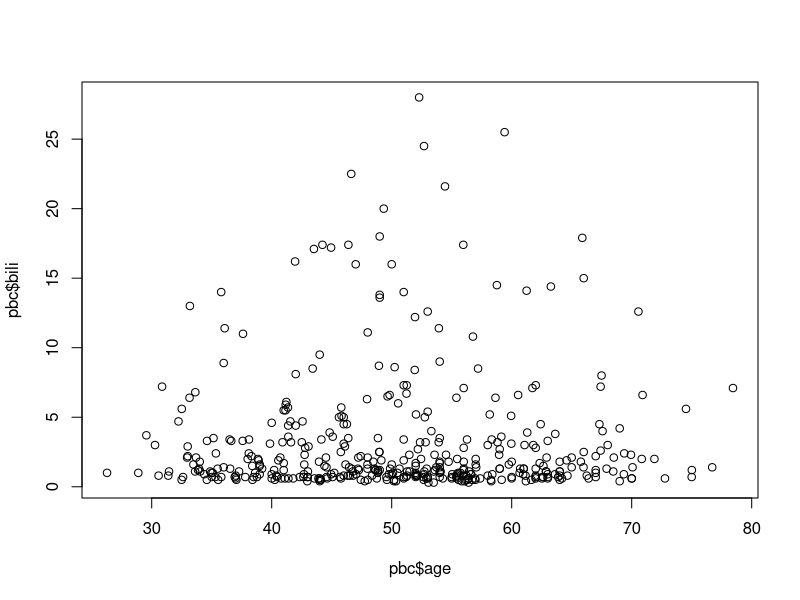
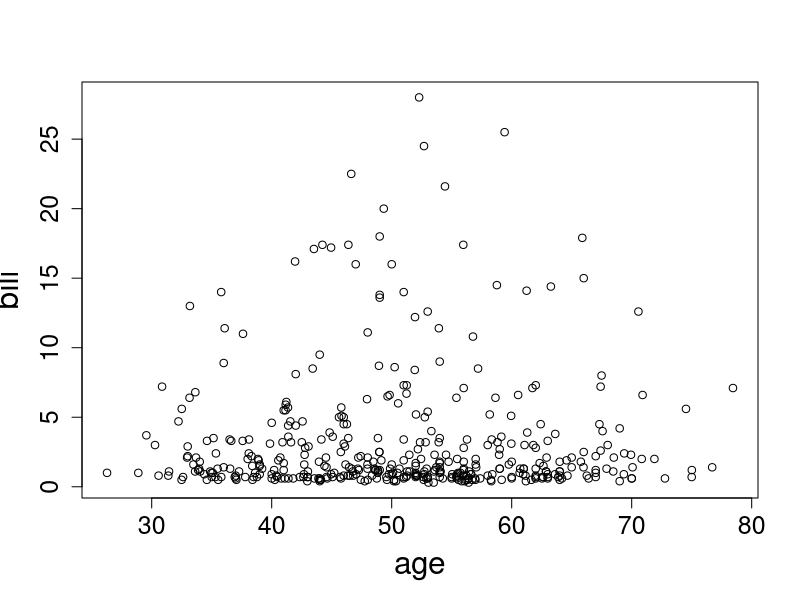
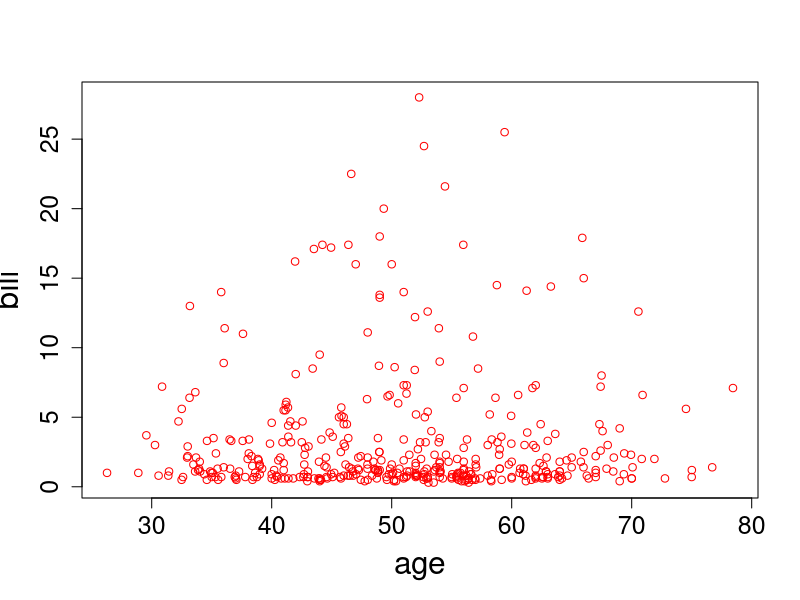
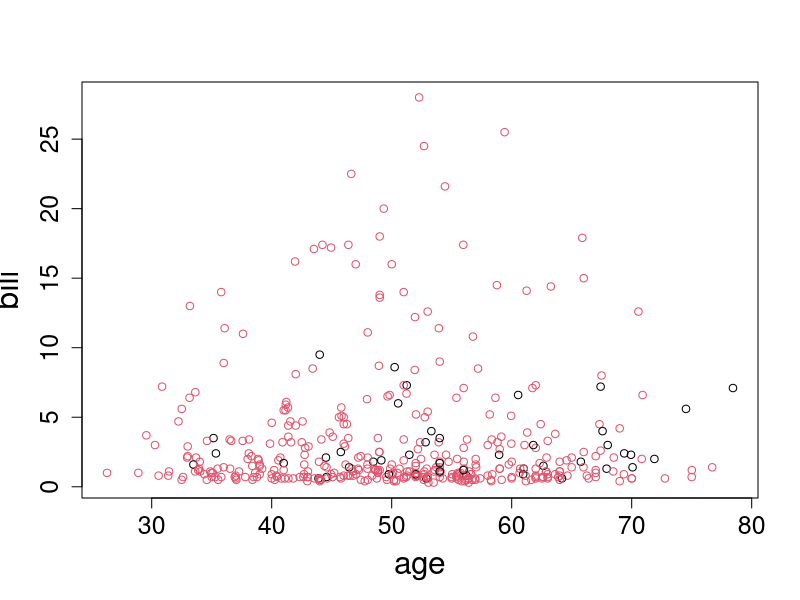
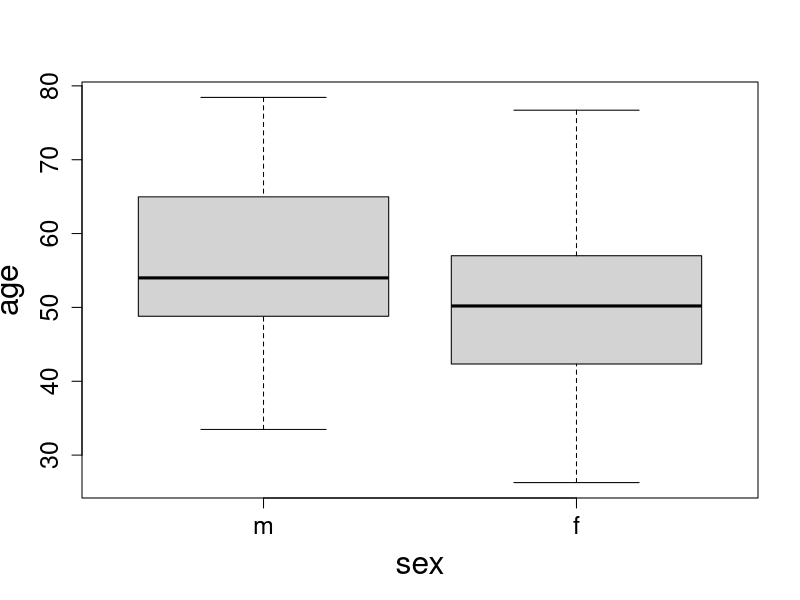
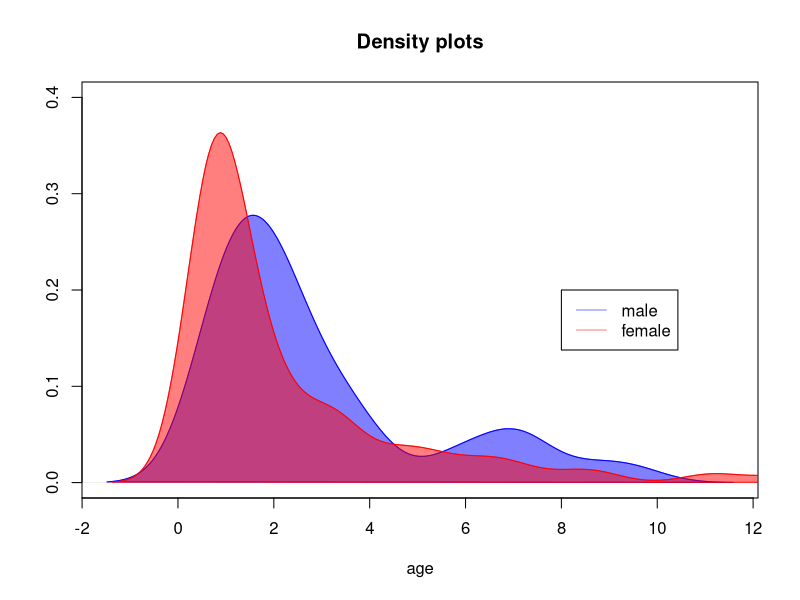
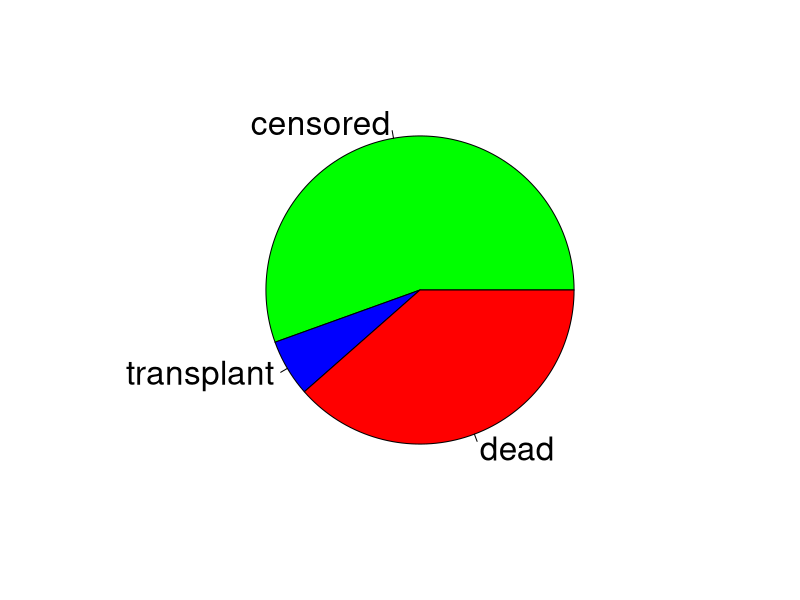

These figures' R source, in order:
## ---- chunk 1
knitr::knit_hooks$set(
  nospace = function(before, options, envir) {
    if (before) {
      knitr::asis_output("\\vspace*{-1.5ex}")
    }
  }
)

knitr::opts_chunk$set(echo = FALSE, comment=NA)

library(survival)
library(knitr)
library(kableExtra)
library(dplyr)
## ---- chunk 2
dt <- as.data.frame(pbc[1:5,c(1:6,11,12)])
kable(dt, "latex", booktabs = T, align = "c") %>%
 kable_styling(full_width = F) 
## ---- chunk 3
dttest <- as.data.frame(pbc[1:5,c(1:6,11,12)])
dttest <- format(dttest, digits = 7)
# dttest %>%
#  mutate(
#    dttest = row.names(.),
#    age = cell_spec(age, "latex", color = ifelse(age >= 70, "red", "black"), bold = ifelse(age >= 70, "TRUE", "FALSE"), align = c("c", rep("c", 4))),
#    time = cell_spec(time, align = c("c", rep("c", 4))),
#    id = cell_spec(id, align = c("c", rep("c", 4))),
#    sex = cell_spec(sex, align = c("c", rep("c", 4))),
#    status = cell_spec(status, align = c("c", rep("c", 4))),
#    trt = cell_spec(trt, align = c("c", rep("c", 4))),
#    bili = cell_spec(bili, align = c("c", rep("c", 4))),
#    chol = cell_spec(chol, align = c("c", rep("c", 4))),
#    )%>%
# select(id, time, status, trt, age, sex, bili, chol) %>%
# kable("latex", escape = F, booktabs = T, align = "c")  %>%
# kable_styling(position = "center", full_width = F)


dttest %>% 
    mutate_all(~cell_spec(.x, color = ifelse(.x == 0, "red"," black"), bold = ifelse(.x == 0, "TRUE", "FALSE"))) %>%
select(id, time, status, trt, age, sex, bili, chol) %>%
kable("latex", escape = F, booktabs = T, align = "c")  %>%
kable_styling(position = "center", full_width = F)
## ---- chunk 4
dt <- as.data.frame(pbc[1:5,c(1:6,11,12)])
kable(dt, "latex", booktabs = T, align = "c") %>%
 kable_styling(full_width = F) %>%
 column_spec(3, bold = TRUE, color = "red")
## ---- chunk 5
dt <- as.data.frame(pbc[1:5,c(1:6,11,12)])
kable(dt, "latex", booktabs = T, align = "c") %>%
 kable_styling(full_width = F) %>%
 column_spec(2, bold = TRUE, color = "red")
## ---- chunk 6
dt <- as.data.frame(pbc[1:5,c(1:6,11,12)])
kable(dt, "latex", booktabs = T, align = "c") %>%
 kable_styling(full_width = F) %>%
 column_spec(2:3, bold = TRUE, color = "red")
## ---- chunk 7
dt <- as.data.frame(pbc[1:5,c(1:6,11,12)])
kable(dt, "latex", booktabs = T, align = "c") %>%
 kable_styling(full_width = F) %>%
 column_spec(7:8, bold = TRUE, color = "red")
## ---- chunk 8
103473
## ---- chunk 9
x <- 103473
x
## ---- chunk 10
y <- 103473 + 100000
y
## ---- chunk 11
0/0
## ---- chunk 12
dt <- as.data.frame(pbc[1:5,c(1:6,11,12)])
kable(dt, "latex", booktabs = T, digits = 2) %>%
 kable_styling(full_width = F) 
## ---- chunk 13
str(pbc[,c("id", "time", "status", "trt", "age", "sex", "bili", "chol")])
## ---- chunk 14
mode(pbc$age)
## ---- chunk 15
pbc[1:6, c("age")]
## ---- chunk 16
pbc[1:6, c("age", "bili", "chol")]
## ---- chunk 17
pbc[1:6, c("id", "sex", "bili", "chol")]
## ---- chunk 18
list(pbc[1:6, c("sex")], pbc[1:2, c("sex", "bili")], pbc$age[1:4])
## ---- chunk 19
vec <- c(1, 2, 3, 4, 5)
vec
vec <- c(1:5)
vec
## ---- chunk 20
vec <- c(1, 2, 3, 4, 5, 6)
mat <- matrix(vec, 3, 3)
mat 
## ---- chunk 21
vec <- c(1, 2, 3, 4, 5, 6)
mat <- matrix(vec, 3, 3, 
              byrow = TRUE)
mat
## ---- chunk 22
dtf <- data.frame(pbc$sex, pbc$age)
dtf[1:3,]
## ---- chunk 23
dtf <- data.frame(Gender = pbc$sex, 
                  Age = pbc$age)
dtf[1:3,]
## ---- chunk 24
list1 <- list(vec = c(1:5), mat = pbc[1:2, c("age", "sex")])
list1
## ---- chunk 25
DF <- format(pbc[,c("id", "time", "status", "trt", "age", 
                    "sex", "bili", "chol")], digits = 2)
head(DF)
## ---- chunk 26
DF <- pbc[,c("id", "time", "status", "trt", "age", 
                    "sex", "bili", "chol")]
DF$trt <- factor(DF$trt, levels = c(1, 2), 
                 labels = c("D-penicillmain", "placebo"))
head(DF)
## ---- chunk 27
DF <- pbc[,c("id", "time", "status", "trt", "age", 
                    "sex", "bili", "chol")]
DF$time <- DF$time/30
DF$time_years <- DF$time/12
head(DF)
## ---- chunk 28
head(pbc[,c("id", "time", "status", "trt", "age", 
                    "sex", "bili", "chol")])
## ---- chunk 29
head(pbcseq[, c("id", "futime", "status", "trt", "age", "day",
                    "sex", "bili", "chol")])
## ---- chunk 30
mean(pbc$age)
## ---- chunk 31
plot(pbc$age, pbc$bili)
## ---- chunk 32
plot(pbc$age, pbc$bili, xlab = "age", ylab = "bili", 
     cex.lab = 1.9, cex.axis = 1.5)
## ---- chunk 33
plot(pbc$age, pbc$bili, xlab = "age", ylab = "bili", 
     cex.lab = 1.9, cex.axis = 1.5, col = "red")
## ---- chunk 34
plot(pbc$age, pbc$bili, xlab = "age", ylab = "bili", 
     cex.lab = 1.9, cex.axis = 1.5, col = pbc$sex)
## ---- chunk 35
boxplot(pbc$age ~ pbc$sex, xlab = "sex", ylab = "age", 
     cex.lab = 1.9, cex.axis = 1.5)
## ---- chunk 36
pbc_male_bili <- pbc$bili[pbc$sex == "m"]
pbc_female_bili <- pbc$bili[pbc$sex == "f"]
plot(density(pbc_male_bili), col = rgb(0,0,1,0.5), 
     main = "Density plots", xlab = "age", ylab = "", ylim = c(0,0.4))
polygon(density(pbc_male_bili), col = rgb(0,0,1,0.5), 
        border = "blue")
lines(density(pbc_female_bili), col = rgb(1,0,0,0.5))
polygon(density(pbc_female_bili), col = rgb(1,0,0,0.5), 
        border = "red")
legend(8,0.2, c("male", "female"), 
       col = c(rgb(0,0,1,0.5), rgb(1,0,0,0.5)), lty = 1)
## ---- chunk 37
pbc$status <- factor(pbc$status, levels = c(0, 1, 2), 
                     labels = c("censored", "transplant", "dead"))
pie(prop.table(table(pbc$status)), 
    col = c("green", "blue", "red"), cex = 2)
## ---- chunk 38
x <- c(6:17)
x
x[2]
## ---- chunk 39
x[c(2,3,4)]
## ---- chunk 40
x <- c(6:17)
x
x[c(2,2,2)]
## ---- chunk 41
x <- c(6:17)
x
x[-5]
## ---- chunk 42
x <- c(6:10)
y <- c(TRUE, FALSE, FALSE, FALSE, FALSE)
x[y]
## ---- chunk 43
x <- c(6:10)
x[x > 7]
x[x > 7 & x > 9]
x[x > 7 | x > 9]
## ---- chunk 44
x <- c(foo=5, bar=4, one=7, two=12, three=2)
x[c('foo', 'one')]
## ---- chunk 45
mat <- matrix(1:6, 3, 3)
mat
mat[2, 2]
## ---- chunk 46
mat <- matrix(1:6, 3, 3)
mat
mat[2, ]
## ---- chunk 47
DF <- data.frame(x = 1:4, 
          y = c(35, 23, 14, 45))
DF
## ---- chunk 48
DF[2]
## ---- chunk 49
head(pbc$time)
## ---- chunk 50
DF <- data.frame(x = 1:3, 
          y = c(35, 23, 14))
DF
## ---- chunk 51
DF[2, ]
## ---- chunk 52
DF[DF$y < 30, ]
## ---- chunk 53
pbcDF <- data.frame(pbc)
head(pbc[pbc$sex == "m", 1:7])
## ---- chunk 54
pbcDF <- data.frame(pbc)
head(pbc[pbc$age > 30 | pbc$sex == "f", 1:7])
## ---- chunk 55
pbcDF <- data.frame(pbc)
head(pbc[pbc$age > 30 & pbc$sex == "f", 1:7])
## ---- chunk 56
mylist <- list(y = c(14, 45), z = c("m", "f", "f"))
mylist[2]
## ---- chunk 57
mylist <- list(y = c(14, 45), z = c("m", "f", "f"))
mylist[[2]]
## ---- chunk 58
mylist <- list(y = c(14, 45), z = c("m", "f", "f"))
mylist
mylist$y
